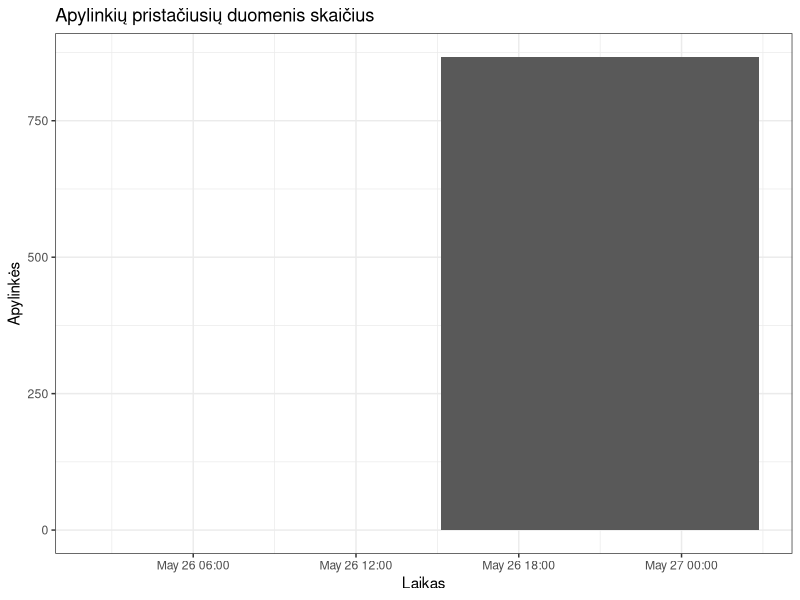
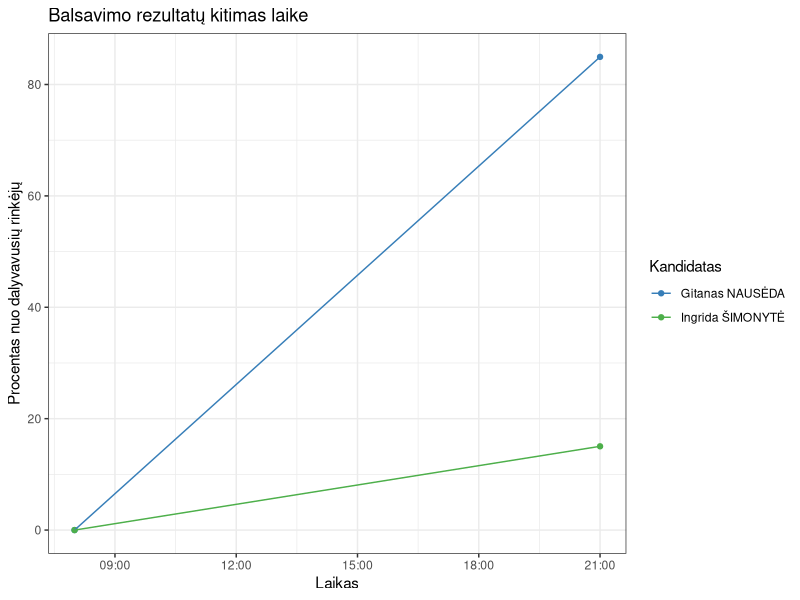

Here is the R script that generated these plots, in order:
## ---- chunk 1
library(dplyr)
library(lubridate)
library(ggplot2)

dt <- read.csv("data/rezultatai_laike_2024_05_26.csv") %>%
    mutate(timestamp = ymd_hms(timestamp))

ap <- dt %>%
    select(timestamp, apylinkes) %>%
    unique()

ggplot(aes(x = timestamp, y = apylinkes), data = ap) +
    geom_col() +
    theme_bw() +
    labs(x = "Laikas", y = "Apylinkės", title = "Apylinkių pristačiusių duomenis skaičius")
## ---- chunk 2
cols <- RColorBrewer::brewer.pal(3, "Set1")[c(2, 3)]
ggplot(aes(x = timestamp, y = proc_galiojantys, group = kandidatas, colour = kandidatas), data = dt) +
    geom_point() +
    geom_line() +
    theme_bw() +
    scale_colour_manual(name = "Kandidatas", values = cols) +
    labs(x = "Laikas", y = "Procentas nuo dalyvavusių rinkėjų", title = "Balsavimo rezultatų kitimas laike")
